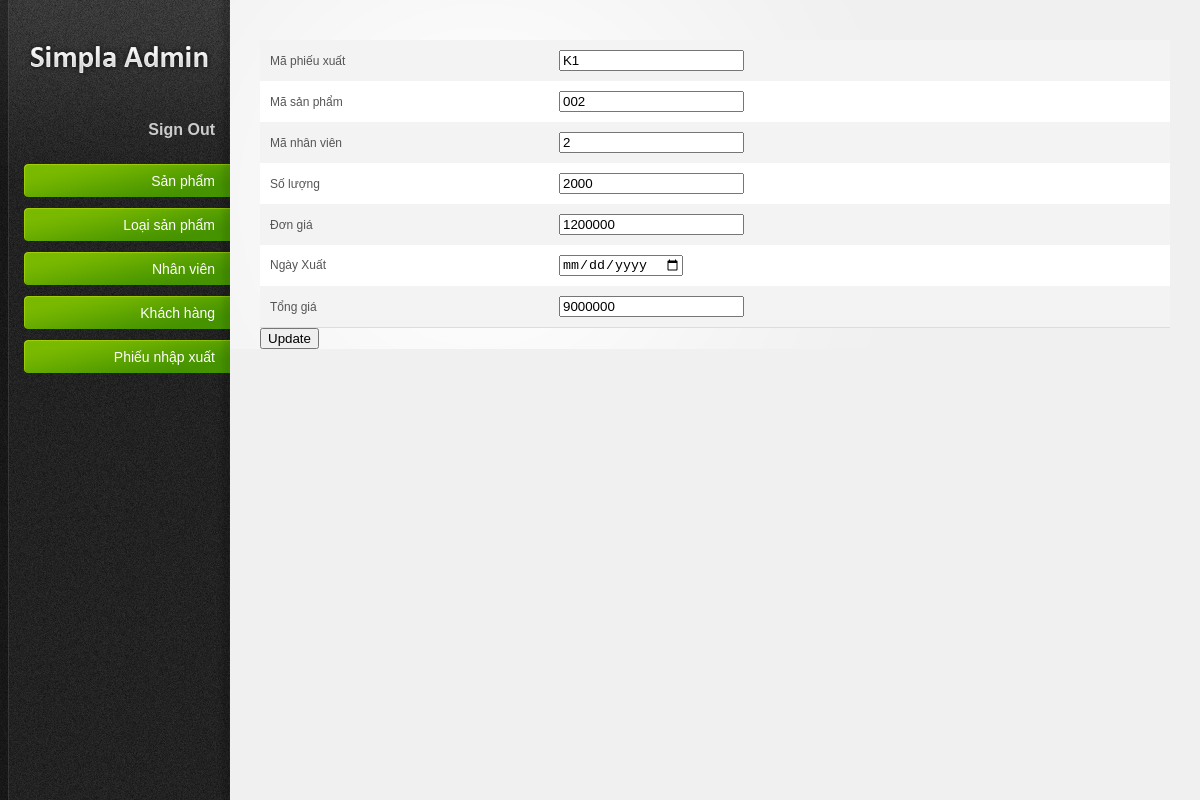
Screenshot of /admin/editPX.php?maphieuxuat=K1 with the database file from the repository.
### tables this page shows
CREATE TABLE `phieuxuatkho` (
  `MaPhieuXuat` varchar(20) NOT NULL,
  `MaSP` varchar(20) NOT NULL,
  `MaNV` varchar(20) NOT NULL,
  `SoLuong` int(11) NOT NULL,
  `DonGia` float NOT NULL,
  `NgayXuat` datetime NOT NULL,
  `TongGia` float NOT NULL
);

### admin/editPX.php (the view, shortened to what this page needs)
<?php
include './dbconect/pdo.php';
$m = isset($_GET['maphieuxuat']) ? $_GET['maphieuxuat'] : '';
$sql = "select * from phieuxuatkho  where MaPhieuXuat= ? ";
$a = [$m];
$objStatement = $objPDO->prepare($sql);
$objStatement->execute($a);
$dataN = $objStatement->fetch(PDO::FETCH_OBJ);
?>
<!DOCTYPE html PUBLIC "-//W3C//DTD XHTML 1.0 Strict//EN" "http://www.w3.org/TR/xhtml1/DTD/xhtml1-strict.dtd">
<html xmlns="http://www.w3.org/1999/xhtml">
 <head>
		<link rel="stylesheet" href="resources/css/reset.css" type="text/css" media="screen" />
		<link rel="stylesheet" href="resources/css/style.css" type="text/css" media="screen" />
		<link rel="stylesheet" href="resources/css/invalid.css" type="text/css" media="screen" />
	</head>
	<body><div id="body-wrapper">
		<?php include './pages/sidebar.php' ?>
		<div id="main-content">
             <form action="updatePX.php" method='post' entype='multipart/form-data'>
             <table class="table"  border=1>
			 <tbody>
			 <tbody>
						<tr>
							<td scope="row"> Mã phiếu xuất</td>
							<td><input type="text" name="maphieuxuat" value='<?php echo $dataN->MaPhieuXuat ?>' readonly></td>
						</tr>
						<tr>
							<td scope="row">Mã sản phẩm</td>
							<td><input type="text" name="masp" value='<?php echo $dataN->MaSP ?>'readonly></td>
						</tr>
						<tr>
							<td>Mã nhân viên </td>
							<td><input type="text" name="manv" value='<?php echo $dataN->MaNV ?>'readonly></td>
						</tr>
						<tr>
							<td>Số lượng </td>
							<td><input type="text" name="soluong" value='<?php echo $dataN->SoLuong ?>'></td>
						</tr>
						<tr>
							<td>Đơn giá </td>
							<td><input type="number" name="dongia" value='<?php echo $dataN->DonGia ?>'></td>
						</tr>
						<tr>
							<td>Ngày Xuất</td>
							<td><input type="date" name="ngay" value='<?php echo $dataN->NgayXuat ?>'></td>
						</tr>
						<tr>
							<td>Tổng giá </td>
							<td><input type="number" name="tonggia" value='<?php echo $dataN->TongGia ?>'></td>
						</tr>
					</tbody>
             </table>
        <input type="submit" value="Update">
    </form>
		</div>
	</div></body>
</html>

### admin/resources/css/style.css (style rules this page uses)
html { font-size: 100%; height: 100%; margin-bottom: 1px; }
body { font-family: Arial, Helvetica, sans-serif; color: #555; background: #f0f0f0 url('../images/bg-body.gif') top left repeat-y; font-size: 12px; }
#body-wrapper { background: url('../images/bg-radial-gradient.gif') fixed 230px top no-repeat; }
#main-content { margin: 0 30px 0 260px; padding: 40px 0 0 0; }
#main-content table { width: 100%; border-collapse: collapse; }
#main-content tbody { border-bottom: 1px solid #ddd; }
#main-content tbody tr { background: #fff; }
#main-content tbody tr.alt-row { background: #f3f3f3; }
#main-content table td, #main-content table th { padding: 10px; line-height: 1.3em; }

### rows the page displays
phieuxuatkho: maphieuxuat "K1", masp "002", manv "2", soluong "2000", dongia "1200000", tonggia "9000000"
